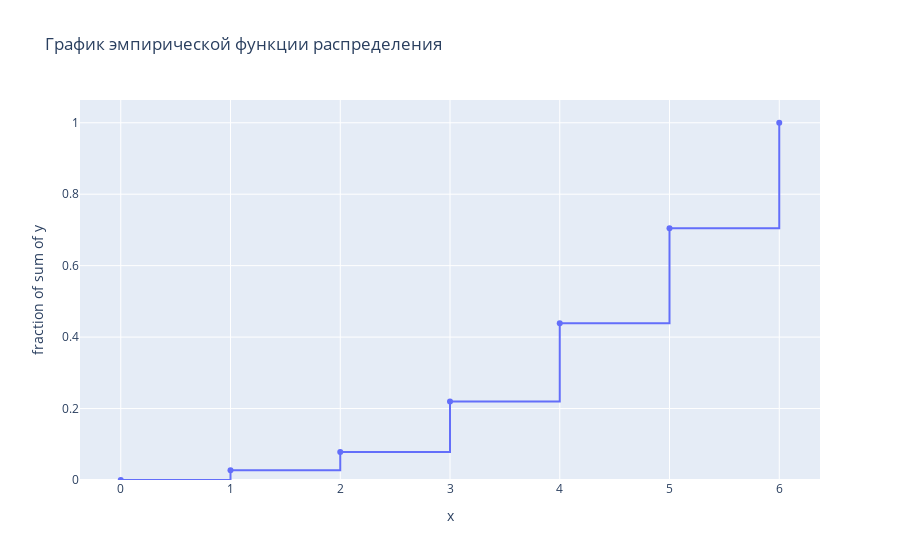

Here is the notebook cell this chart was saved with:
### Markdown cell above
$$
F^* (x) =
\begin{cases}
0, && x \le 0 \\
0.086667, && 0 < x \le 1 \\
0.16, && 1 < x \le 2 \\
0.446667, && 2 < x \le 3 \\
0.693333, && 3 < x \le 4 \\
0.84, && 4 < x \le 5 \\
0.933333, && 5 < x \le 6 \\
1, && x > 6
\end{cases}
$$

### Code cell
px.ecdf(x=emp_func.columns.values.tolist(), y=emp_func.values.tolist()[0], markers=True, ecdfmode="standard",
        title='График эмпирической функции распределения')

### Figure 1 — Plotly figure (JSON) as saved in the notebook; plotly's stock layout.template omitted (floating-point values rounded to 4 significant figures)
{"data": [{"hovertemplate": "x=%{x}<br>fraction of sum of y=%{y}<extra></extra>", "legendgroup": "", "line": {"dash": "solid", "shape": "hv"}, "marker": {"color": "#636efa", "symbol": "circle"}, "mode": "lines+markers", "name": "", "orientation": "v", "showlegend": false, "type": "scatter", "x": ["0", "1", "2", "3", "4", "5", "6"], "xaxis": "x", "y": [0, 0.02743, 0.07806, 0.2194, 0.4388, 0.7046, 1], "yaxis": "y"}], "layout": {"legend": {"tracegroupgap": 0}, "title": {"text": "График эмпирической функции распределения"}, "xaxis": {"anchor": "y", "domain": [0, 1], "title": {"text": "x"}}, "yaxis": {"anchor": "x", "domain": [0, 1], "rangemode": "tozero", "title": {"text": "fraction of sum of y"}}}}
